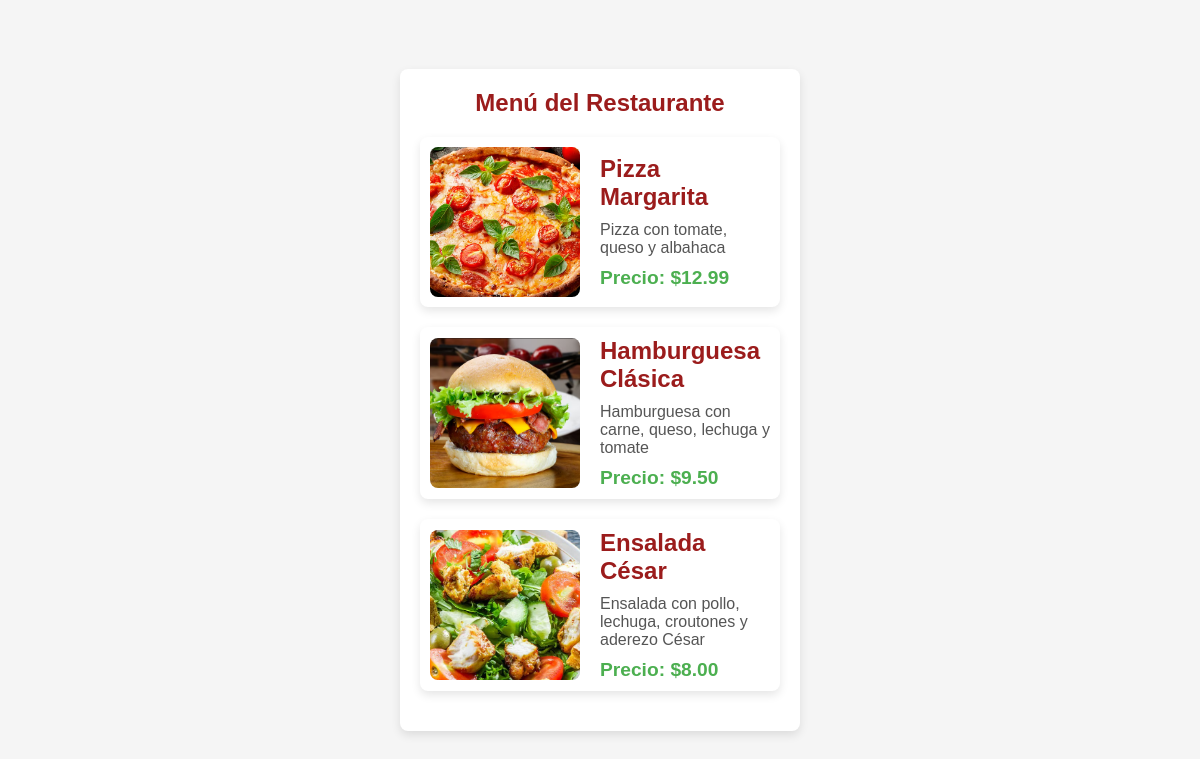
/bienvenida.php, run on the app's committed database.
### tables this page shows
CREATE TABLE `platos` (
  `id` int(11) NOT NULL,
  `nombre` varchar(100) NOT NULL,
  `descripcion` text DEFAULT NULL,
  `precio` decimal(10,2) NOT NULL,
  `imagen` varchar(255) NOT NULL
);

### bienvenida.php (the view, shortened to what this page needs)
<?php
include 'conexion.php';
$sql = "SELECT * FROM platos";
$result = $conexion->query($sql);
?>
<!DOCTYPE html>
<html lang="es">
<head>
    <link rel="stylesheet" href="style.css">
</head>
<body>
    <div class="container">
        <h2>Menú del Restaurante</h2>
        <?php
        if ($result->num_rows > 0) {
            while($row = $result->fetch_assoc()) {
                echo '<div class="menu-item">';
                echo '<img src="image/' . $row['imagen'] . '" alt="' . $row['nombre'] . '" class="menu-img">';
                echo '<div class="menu-info">';
                echo '<h3>' . $row['nombre'] . '</h3>';
                echo '<p class="menu-description">' . $row['descripcion'] . '</p>';
                echo '<p class="menu-price">Precio: $' . number_format($row['precio'], 2) . '</p>';
                echo '</div>';
                echo '</div>';
            }
        } else {
            echo "<p>No hay platos en el menú en este momento.</p>";
        }
        ?>
    </div>
</body>
</html>

### style.css (style rules this page uses)
* { margin: 0; padding: 0; box-sizing: border-box; }
body { font-family: Arial, sans-serif; background-color: #f5f5f5; color: #333; padding: 50px; display: flex; justify-content: center; align-items: center; height: 100vh; }
.container { width: 100%; max-width: 400px; background-color: #fff; padding: 20px; border-radius: 8px; box-shadow: 0 4px 10px rgba(0, 0, 0, 0.1); }
h2 { color: #9b1c1c; text-align: center; margin-bottom: 20px; }
.menu-item { display: flex; margin-bottom: 20px; padding: 10px; background-color: #fff; border-radius: 8px; box-shadow: 0 4px 10px rgba(0, 0, 0, 0.1); align-items: center; gap: 20px; }
.menu-img { width: 150px; height: 150px; object-fit: cover; border-radius: 8px; }
.menu-info { flex: 1; }
.menu-info h3 { color: #9b1c1c; font-size: 1.5em; margin-bottom: 10px; }
.menu-description { font-size: 1em; color: #555; margin-bottom: 10px; }
.menu-price { font-size: 1.2em; font-weight: bold; color: #4CAF50; }

### data on the page
platos: imagen (picture), nombre "Pizza Margarita", descripcion "Pizza con tomate, queso y albahaca", precio "12.99"
platos: imagen (picture), nombre "Hamburguesa Clásica", descripcion "Hamburguesa con carne, queso, lechuga y tomate", precio "9.50"
platos: imagen (picture), nombre "Ensalada César", descripcion "Ensalada con pollo, lechuga, croutones y aderezo César", precio "8.00"
